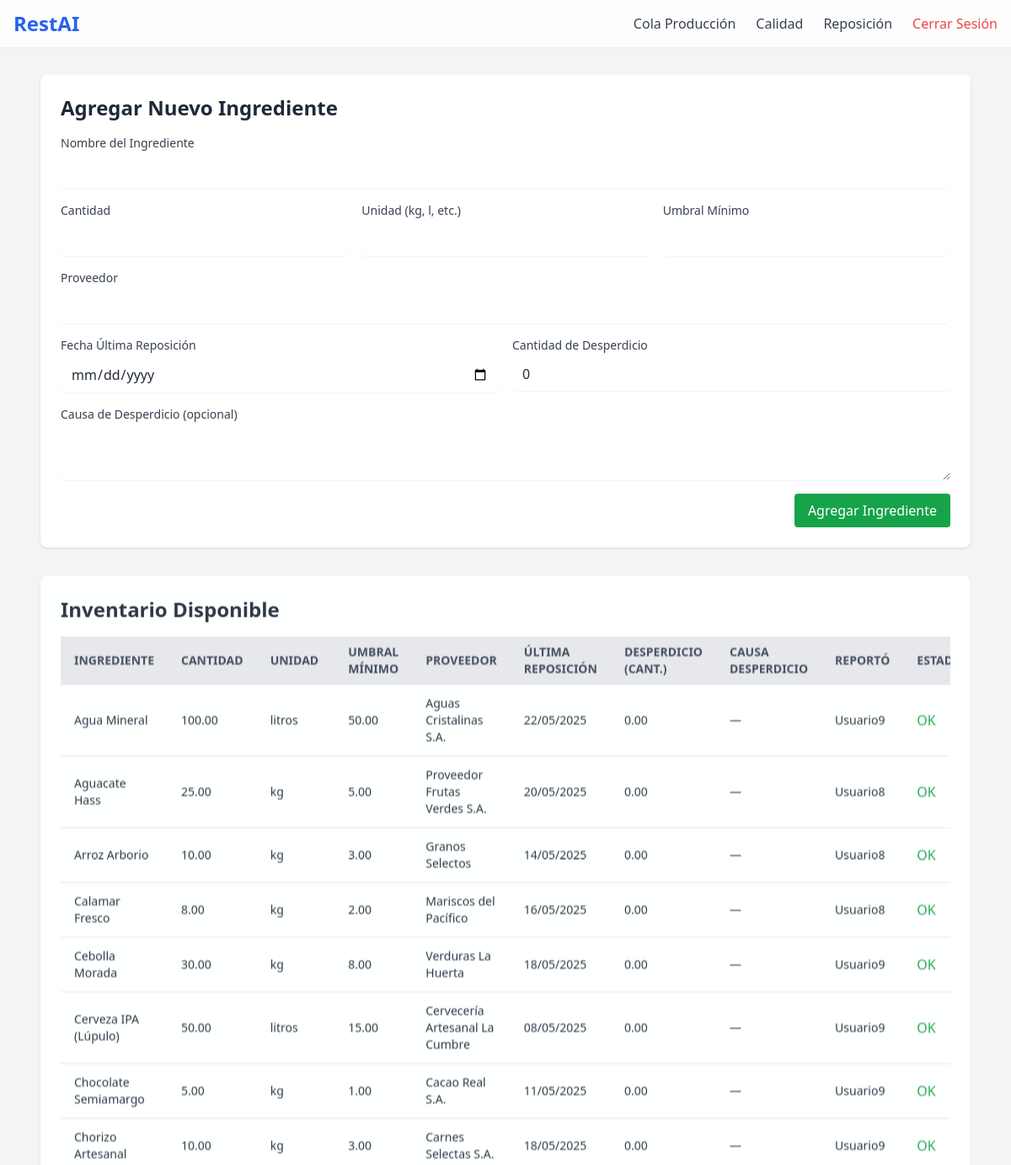
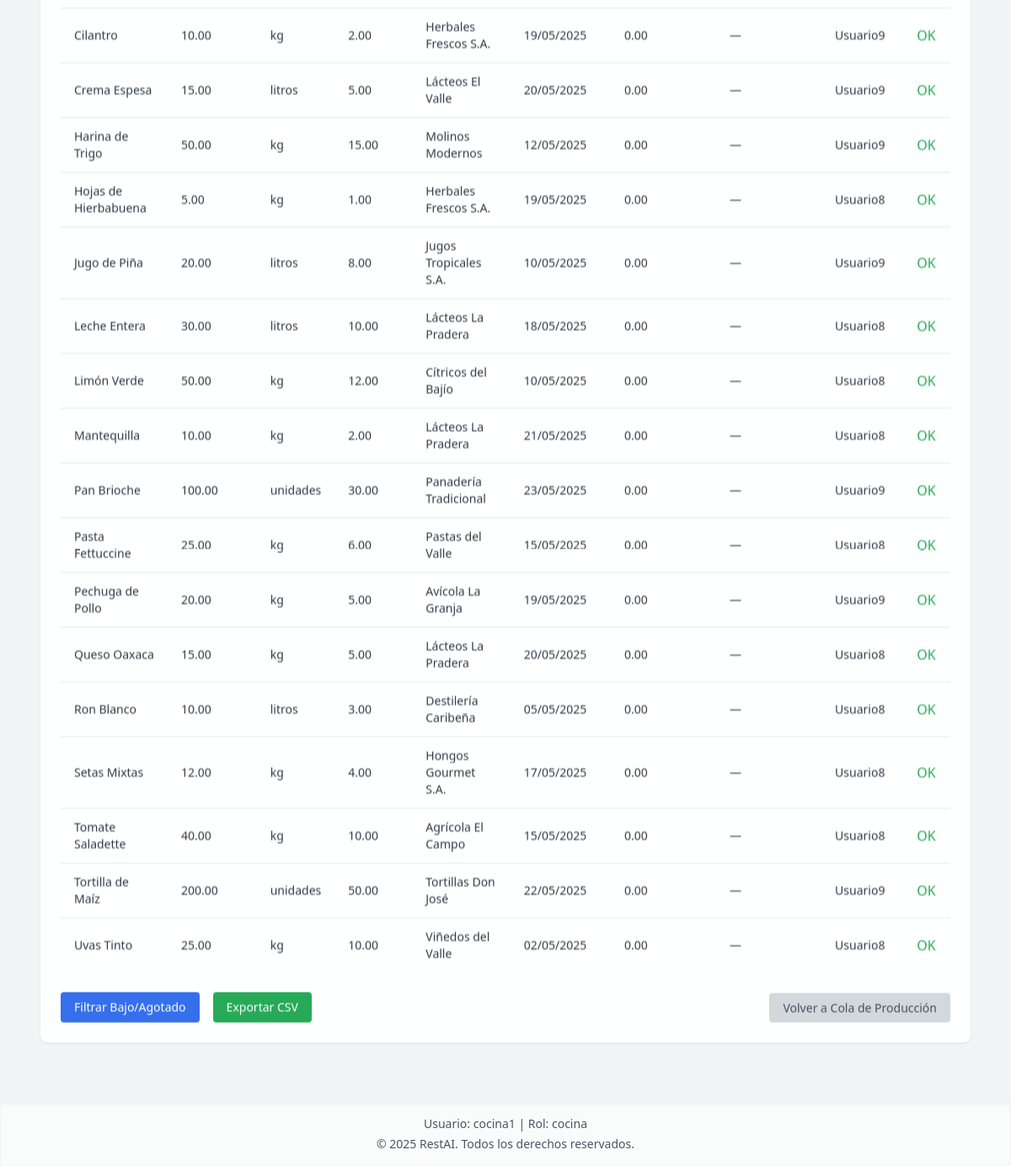
The app's page /cocina/reporte_inventario.php (signed in) with its own data (2 pictures, top to bottom).
### tables this page shows
CREATE TABLE `inventario` (
  `id` int(11) NOT NULL,
  `nombre_ingrediente` varchar(100) NOT NULL,
  `cantidad` decimal(10,2) NOT NULL,
  `unidad` enum('kg','litros','unidades') NOT NULL,
  `umbral_minimo` decimal(10,2) NOT NULL,
  `proveedor` varchar(100) DEFAULT NULL,
  `fecha_ultima_reposicion` date DEFAULT NULL,
  `desperdicio_cantidad` decimal(10,2) DEFAULT 0.00,
  `desperdicio_causa` enum('sobreproduccion','caducidad','error_preparacion','otros') DEFAULT NULL,
  `usuario_reporta_id` int(11) DEFAULT NULL
);

CREATE TABLE `usuarios` (
  `id` int(11) NOT NULL,
  `nombre` varchar(100) NOT NULL,
  `email` varchar(100) NOT NULL,
  `contrasena_hash` varchar(255) NOT NULL,
  `rol` enum('gerente','mesero','cocina','mantenimiento') NOT NULL,
  `rfid_token` varchar(50) DEFAULT NULL,
  `puntos_lealtad` int(11) DEFAULT 0,
  `tasa_upselling` decimal(5,2) DEFAULT 0.00,
  `fecha_registro` datetime DEFAULT current_timestamp()
);

### cocina/reporte_inventario.php (the view, shortened to what this page needs)
<?php
include '../config/db.php';
$stmt = $pdo->query("
  SELECT
    i.id,
    i.nombre_ingrediente,
    i.cantidad,
    i.unidad,
    i.umbral_minimo,
    i.proveedor,
    DATE_FORMAT(i.fecha_ultima_reposicion, '%d/%m/%Y') AS fecha_reposicion_fmt,
    i.desperdicio_cantidad,
    i.desperdicio_causa,
    u.nombre AS usuario_reporta
  FROM inventario i
  LEFT JOIN usuarios u ON i.usuario_reporta_id = u.id
  GROUP BY i.id
  ORDER BY i.nombre_ingrediente ASC
");
$inventario = $stmt->fetchAll(PDO::FETCH_ASSOC);
$editItem = null;
?>
<!DOCTYPE html>
<html lang="es">
<head>
  <script src="https://cdn.tailwindcss.com"></script>
</head>
<body class="bg-gray-100 text-gray-800 pt-16">
  <?php include '../components/header.php'; ?>
  <main class="max-w-6xl mx-auto p-6 space-y-8">
    <section id="form-inventario" class="bg-white rounded-lg shadow p-6 animate-fade-in-up">
      <h2 class="text-2xl font-semibold mb-4">
        <?= $editItem ? 'Editar Ingrediente' : 'Agregar Nuevo Ingrediente' ?>
      </h2>
      <form method="POST" class="space-y-4">
        <div>
          <label for="nombre" class="block text-sm font-medium text-gray-700">Nombre del Ingrediente</label>
          <input
            id="nombre"
            name="nombre_ingrediente"
            type="text"
            value="<?= htmlspecialchars($editItem['nombre_ingrediente'] ?? '') ?>"
            required
            class="mt-1 block w-full border-gray-300 rounded-md shadow-sm focus:ring-blue-500 focus:border-blue-500 px-3 py-2"
          />
        </div>
        <div class="grid grid-cols-1 sm:grid-cols-3 gap-4">
          <div>
            <label for="cantidad" class="block text-sm font-medium text-gray-700">Cantidad</label>
            <input
              id="cantidad"
              name="cantidad"
              type="number"
              step="0.01"
              min="0"
              value="<?= htmlspecialchars($editItem['cantidad'] ?? '') ?>"
              required
              class="mt-1 block w-full border-gray-300 rounded-md shadow-sm focus:ring-blue-500 focus:border-blue-500 px-3 py-2"
            />
          </div>
          <div>
            <label for="unidad" class="block text-sm font-medium text-gray-700">Unidad (kg, l, etc.)</label>
            <input
              id="unidad"
              name="unidad"
              type="text"
              value="<?= htmlspecialchars($editItem['unidad'] ?? '') ?>"
              required
              class="mt-1 block w-full border-gray-300 rounded-md shadow-sm focus:ring-blue-500 focus:border-blue-500 px-3 py-2"
            />
          </div>
          <div>
            <label for="umbral" class="block text-sm font-medium text-gray-700">Umbral Mínimo</label>
            <input
              id="umbral"
              name="umbral_minimo"
              type="number"
              step="0.01"
              min="0"
              value="<?= htmlspecialchars($editItem['umbral_minimo'] ?? '') ?>"
              required
              class="mt-1 block w-full border-gray-300 rounded-md shadow-sm focus:ring-blue-500 focus:border-blue-500 px-3 py-2"
            />
          </div>
        </div>
        <div>
          <label for="proveedor" class="block text-sm font-medium text-gray-700">Proveedor</label>
          <input
            id="proveedor"
            name="proveedor"
            type="text"
            value="<?= htmlspecialchars($editItem['proveedor'] ?? '') ?>"
            required
            class="mt-1 block w-full border-gray-300 rounded-md shadow-sm focus:ring-blue-500 focus:border-blue-500 px-3 py-2"
          />
        </div>
        <div class="grid grid-cols-1 sm:grid-cols-2 gap-4">
          <div>
            <label for="fecha_reposicion" class="block text-sm font-medium text-gray-700">Fecha Última Reposición</label>
            <input
              id="fecha_reposicion"
              name="fecha_ultima_reposicion"
              type="date"
              value="<?= htmlspecialchars($editItem['fecha_ultima_reposicion'] ?? '') ?>"
              required
              class="mt-1 block w-full border-gray-300 rounded-md shadow-sm focus:ring-blue-500 focus:border-blue-500 px-3 py-2"
            />
          </div>
          <div>
            <label for="desperdicio_cantidad" class="block text-sm font-medium text-gray-700">Cantidad de Desperdicio</label>
            <input
              id="desperdicio_cantidad"
              name="desperdicio_cantidad"
              type="number"
              step="0.01"
              min="0"
              value="<?= htmlspecialchars($editItem['desperdicio_cantidad'] ?? '0') ?>"
              required
              class="mt-1 block w-full border-gray-300 rounded-md shadow-sm focus:ring-blue-500 focus:border-blue-500 px-3 py-2"
            />
          </div>
        </div>
        <div>
          <label for="desperdicio_causa" class="block text-sm font-medium text-gray-700">Causa de Desperdicio (opcional)</label>
          <textarea
            id="desperdicio_causa"
            name="desperdicio_causa"
            rows="2"
            class="mt-1 block w-full border-gray-300 rounded-md shadow-sm focus:ring-blue-500 focus:border-blue-500 px-3 py-2"
          ><?= htmlspecialchars($editItem['desperdicio_causa'] ?? '') ?></textarea>
        </div>
        <div class="flex justify-end space-x-4">
          <button
            type="submit"
            class="px-4 py-2 bg-green-600 text-white rounded hover:bg-green-700"
          >
            <?= $editItem ? 'Guardar Cambios' : 'Agregar Ingrediente' ?>
          </button>
        </div>
      </form>
    </section>
    <section id="reporte-inventario" class="bg-white rounded-lg shadow p-6 animate-fade-in-up">
      <h2 class="text-2xl font-semibold mb-4">Inventario Disponible</h2>
      <?php if (empty($inventario)): ?>
        <p class="text-gray-500">No hay registros de inventario disponibles.</p>
      <?php else: ?>
        <div class="overflow-x-auto">
          <table id="tblInventario" class="min-w-full divide-y divide-gray-200">
            <thead class="bg-gray-200">
              <tr>
                <th class="px-4 py-2 text-left text-gray-700 uppercase text-sm">Ingrediente</th>
                <th class="px-4 py-2 text-left text-gray-700 uppercase text-sm">Cantidad</th>
                <th class="px-4 py-2 text-left text-gray-700 uppercase text-sm">Unidad</th>
                <th class="px-4 py-2 text-left text-gray-700 uppercase text-sm">Umbral Mínimo</th>
                <th class="px-4 py-2 text-left text-gray-700 uppercase text-sm">Proveedor</th>
                <th class="px-4 py-2 text-left text-gray-700 uppercase text-sm">Última Reposición</th>
                <th class="px-4 py-2 text-left text-gray-700 uppercase text-sm">Desperdicio (cant.)</th>
                <th class="px-4 py-2 text-left text-gray-700 uppercase text-sm">Causa Desperdicio</th>
                <th class="px-4 py-2 text-left text-gray-700 uppercase text-sm">Reportó</th>
                <th class="px-4 py-2 text-left text-gray-700 uppercase text-sm">Estado</th>
              </tr>
            </thead>
            <tbody class="bg-white divide-y divide-gray-200">
              <?php foreach ($inventario as $item): ?>
                <?php
                  $estado = 'OK';
                  $fila_class = '';
                ?>
                <tr class="<?= $fila_class ?>">
                  <td class="px-4 py-3 text-sm"><?= htmlspecialchars($item['nombre_ingrediente']) ?></td>
                  <td class="px-4 py-3 text-sm"><?= htmlspecialchars($item['cantidad']) ?></td>
                  <td class="px-4 py-3 text-sm"><?= htmlspecialchars($item['unidad']) ?></td>
                  <td class="px-4 py-3 text-sm"><?= htmlspecialchars($item['umbral_minimo']) ?></td>
                  <td class="px-4 py-3 text-sm"><?= htmlspecialchars($item['proveedor']) ?></td>
                  <td class="px-4 py-3 text-sm"><?= htmlspecialchars($item['fecha_reposicion_fmt']) ?></td>
                  <td class="px-4 py-3 text-sm"><?= htmlspecialchars($item['desperdicio_cantidad']) ?></td>
                  <td class="px-4 py-3 text-sm"><?= htmlspecialchars($item['desperdicio_causa'] ?? '—') ?></td>
                  <td class="px-4 py-3 text-sm"><?= htmlspecialchars($item['usuario_reporta'] ?? '—') ?></td>
                  <td class="px-4 py-3 font-medium">
                    <?php if ($estado === 'Agotado'): ?>
                      <span class="text-red-600"><?= $estado ?></span>
                    <?php elseif ($estado === 'Bajo'): ?>
                      <span class="text-yellow-600"><?= $estado ?></span>
                    <?php else: ?>
                      <span class="text-green-600"><?= $estado ?></span>
                    <?php endif; ?>
                  </td>
                </tr>
              <?php endforeach; ?>
            </tbody>
          </table>
        </div>
        <div class="mt-6 flex flex-col sm:flex-row sm:justify-between sm:items-center">
          <div class="flex items-center space-x-4">
            <button id="btn-filtro-estados" class="px-4 py-2 bg-blue-600 text-white rounded hover:bg-blue-700 text-sm">
              Filtrar Bajo/Agotado
            </button>
            <button id="btn-exportar" class="px-4 py-2 bg-green-600 text-white rounded hover:bg-green-700 text-sm">
              Exportar CSV
            </button>
          </div>
          <div class="mt-4 sm:mt-0">
            <a href="ordenes-activas.php" class="px-4 py-2 bg-gray-300 text-gray-700 rounded hover:bg-gray-400 text-sm">
              Volver a Cola de Producción
            </a>
          </div>
        </div>
      <?php endif; ?>
    </section>
  </main>
  <?php include '../components/footer.php'; ?>
</body>
</html>

### records on screen
inventario: nombre_ingrediente "Agua Mineral", cantidad "100.00", unidad "litros", umbral_minimo "50.00", proveedor "Aguas Cristalinas S.A.", fecha_reposicion_fmt "22/05/2025", desperdicio_cantidad "0.00", desperdicio_causa "—", usuario_reporta.nombre "Usuario9", estado "OK"
inventario: nombre_ingrediente "Aguacate Hass", cantidad "25.00", unidad "kg", umbral_minimo "5.00", proveedor "Proveedor Frutas Verdes S.A.", fecha_reposicion_fmt "20/05/2025", desperdicio_cantidad "0.00", desperdicio_causa "—", usuario_reporta.nombre "Usuario8", estado "OK"
inventario: nombre_ingrediente "Arroz Arborio", cantidad "10.00", unidad "kg", umbral_minimo "3.00", proveedor "Granos Selectos", fecha_reposicion_fmt "14/05/2025", desperdicio_cantidad "0.00", desperdicio_causa "—", usuario_reporta.nombre "Usuario8", estado "OK"
inventario: nombre_ingrediente "Calamar Fresco", cantidad "8.00", unidad "kg", umbral_minimo "2.00", proveedor "Mariscos del Pacífico", fecha_reposicion_fmt "16/05/2025", desperdicio_cantidad "0.00", desperdicio_causa "—", usuario_reporta.nombre "Usuario8", estado "OK"
inventario: nombre_ingrediente "Cebolla Morada", cantidad "30.00", unidad "kg", umbral_minimo "8.00", proveedor "Verduras La Huerta", fecha_reposicion_fmt "18/05/2025", desperdicio_cantidad "0.00", desperdicio_causa "—", usuario_reporta.nombre "Usuario9", estado "OK"
inventario: nombre_ingrediente "Cerveza IPA (Lúpulo)", cantidad "50.00", unidad "litros", umbral_minimo "15.00", proveedor "Cervecería Artesanal La Cumbre", fecha_reposicion_fmt "08/05/2025", desperdicio_cantidad "0.00", desperdicio_causa "—", usuario_reporta.nombre "Usuario9", estado "OK"
inventario: nombre_ingrediente "Chocolate Semiamargo", cantidad "5.00", unidad "kg", umbral_minimo "1.00", proveedor "Cacao Real S.A.", fecha_reposicion_fmt "11/05/2025", desperdicio_cantidad "0.00", desperdicio_causa "—", usuario_reporta.nombre "Usuario9", estado "OK"
inventario: nombre_ingrediente "Chorizo Artesanal", cantidad "10.00", unidad "kg", umbral_minimo "3.00", proveedor "Carnes Selectas S.A.", fecha_reposicion_fmt "18/05/2025", desperdicio_cantidad "0.00", desperdicio_causa "—", usuario_reporta.nombre "Usuario9", estado "OK"
inventario: nombre_ingrediente "Cilantro", cantidad "10.00", unidad "kg", umbral_minimo "2.00", proveedor "Herbales Frescos S.A.", fecha_reposicion_fmt "19/05/2025", desperdicio_cantidad "0.00", desperdicio_causa "—", usuario_reporta.nombre "Usuario9", estado "OK"
inventario: nombre_ingrediente "Crema Espesa", cantidad "15.00", unidad "litros", umbral_minimo "5.00", proveedor "Lácteos El Valle", fecha_reposicion_fmt "20/05/2025", desperdicio_cantidad "0.00", desperdicio_causa "—", usuario_reporta.nombre "Usuario9", estado "OK"
inventario: nombre_ingrediente "Harina de Trigo", cantidad "50.00", unidad "kg", umbral_minimo "15.00", proveedor "Molinos Modernos", fecha_reposicion_fmt "12/05/2025", desperdicio_cantidad "0.00", desperdicio_causa "—", usuario_reporta.nombre "Usuario9", estado "OK"
inventario: nombre_ingrediente "Hojas de Hierbabuena", cantidad "5.00", unidad "kg", umbral_minimo "1.00", proveedor "Herbales Frescos S.A.", fecha_reposicion_fmt "19/05/2025", desperdicio_cantidad "0.00", desperdicio_causa "—", usuario_reporta.nombre "Usuario8", estado "OK"
inventario: nombre_ingrediente "Jugo de Piña", cantidad "20.00", unidad "litros", umbral_minimo "8.00", proveedor "Jugos Tropicales S.A.", fecha_reposicion_fmt "10/05/2025", desperdicio_cantidad "0.00", desperdicio_causa "—", usuario_reporta.nombre "Usuario9", estado "OK"
inventario: nombre_ingrediente "Leche Entera", cantidad "30.00", unidad "litros", umbral_minimo "10.00", proveedor "Lácteos La Pradera", fecha_reposicion_fmt "18/05/2025", desperdicio_cantidad "0.00", desperdicio_causa "—", usuario_reporta.nombre "Usuario8", estado "OK"
inventario: nombre_ingrediente "Limón Verde", cantidad "50.00", unidad "kg", umbral_minimo "12.00", proveedor "Cítricos del Bajío", fecha_reposicion_fmt "10/05/2025", desperdicio_cantidad "0.00", desperdicio_causa "—", usuario_reporta.nombre "Usuario8", estado "OK"
inventario: nombre_ingrediente "Mantequilla", cantidad "10.00", unidad "kg", umbral_minimo "2.00", proveedor "Lácteos La Pradera", fecha_reposicion_fmt "21/05/2025", desperdicio_cantidad "0.00", desperdicio_causa "—", usuario_reporta.nombre "Usuario8", estado "OK"
inventario: nombre_ingrediente "Pan Brioche", cantidad "100.00", unidad "unidades", umbral_minimo "30.00", proveedor "Panadería Tradicional", fecha_reposicion_fmt "23/05/2025", desperdicio_cantidad "0.00", desperdicio_causa "—", usuario_reporta.nombre "Usuario9", estado "OK"
inventario: nombre_ingrediente "Pasta Fettuccine", cantidad "25.00", unidad "kg", umbral_minimo "6.00", proveedor "Pastas del Valle", fecha_reposicion_fmt "15/05/2025", desperdicio_cantidad "0.00", desperdicio_causa "—", usuario_reporta.nombre "Usuario8", estado "OK"
inventario: nombre_ingrediente "Pechuga de Pollo", cantidad "20.00", unidad "kg", umbral_minimo "5.00", proveedor "Avícola La Granja", fecha_reposicion_fmt "19/05/2025", desperdicio_cantidad "0.00", desperdicio_causa "—", usuario_reporta.nombre "Usuario9", estado "OK"
inventario: nombre_ingrediente "Queso Oaxaca", cantidad "15.00", unidad "kg", umbral_minimo "5.00", proveedor "Lácteos La Pradera", fecha_reposicion_fmt "20/05/2025", desperdicio_cantidad "0.00", desperdicio_causa "—", usuario_reporta.nombre "Usuario8", estado "OK"
inventario: nombre_ingrediente "Ron Blanco", cantidad "10.00", unidad "litros", umbral_minimo "3.00", proveedor "Destilería Caribeña", fecha_reposicion_fmt "05/05/2025", desperdicio_cantidad "0.00", desperdicio_causa "—", usuario_reporta.nombre "Usuario8", estado "OK"
inventario: nombre_ingrediente "Setas Mixtas", cantidad "12.00", unidad "kg", umbral_minimo "4.00", proveedor "Hongos Gourmet S.A.", fecha_reposicion_fmt "17/05/2025", desperdicio_cantidad "0.00", desperdicio_causa "—", usuario_reporta.nombre "Usuario8", estado "OK"
inventario: nombre_ingrediente "Tomate Saladette", cantidad "40.00", unidad "kg", umbral_minimo "10.00", proveedor "Agrícola El Campo", fecha_reposicion_fmt "15/05/2025", desperdicio_cantidad "0.00", desperdicio_causa "—", usuario_reporta.nombre "Usuario8", estado "OK"
inventario: nombre_ingrediente "Tortilla de Maíz", cantidad "200.00", unidad "unidades", umbral_minimo "50.00", proveedor "Tortillas Don José", fecha_reposicion_fmt "22/05/2025", desperdicio_cantidad "0.00", desperdicio_causa "—", usuario_reporta.nombre "Usuario9", estado "OK"
inventario: nombre_ingrediente "Uvas Tinto", cantidad "25.00", unidad "kg", umbral_minimo "10.00", proveedor "Viñedos del Valle", fecha_reposicion_fmt "02/05/2025", desperdicio_cantidad "0.00", desperdicio_causa "—", usuario_reporta.nombre "Usuario8", estado "OK"

### other values on screen
$_SESSION['nombre'] "cocina1"
$_SESSION['rol'] "cocina"
